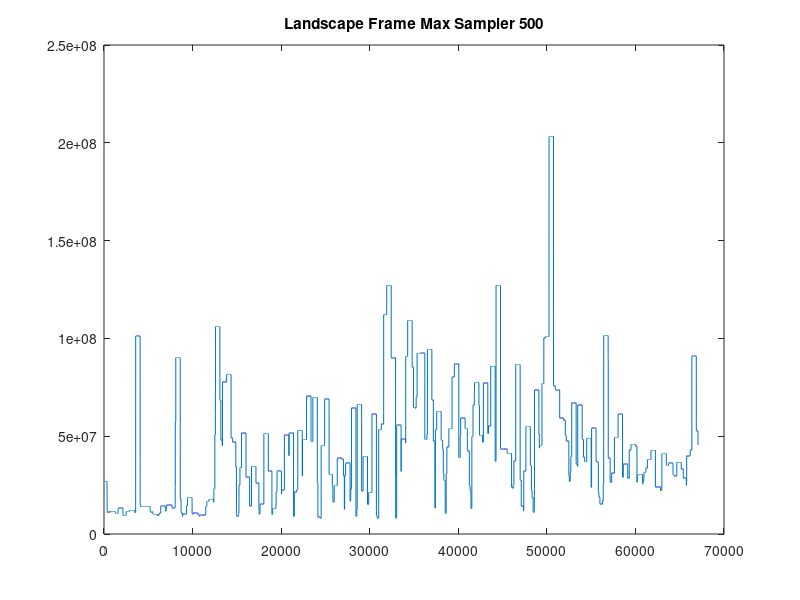
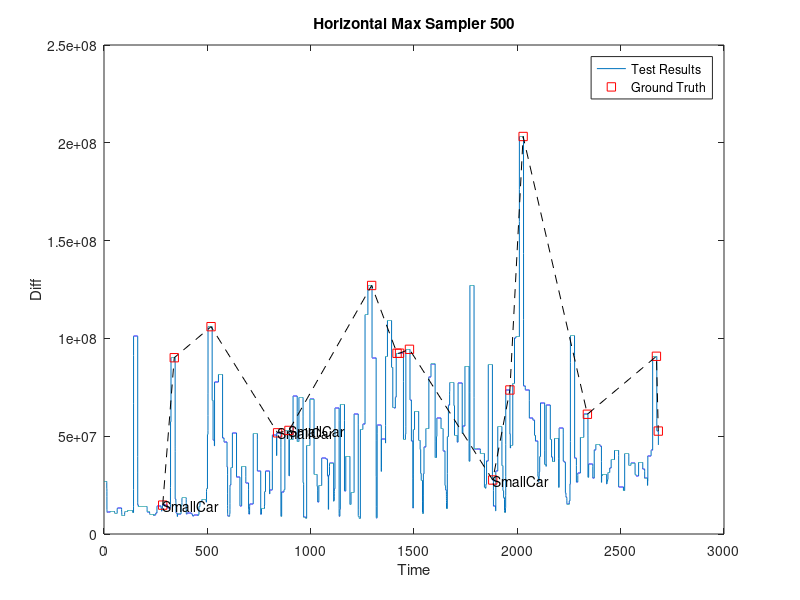
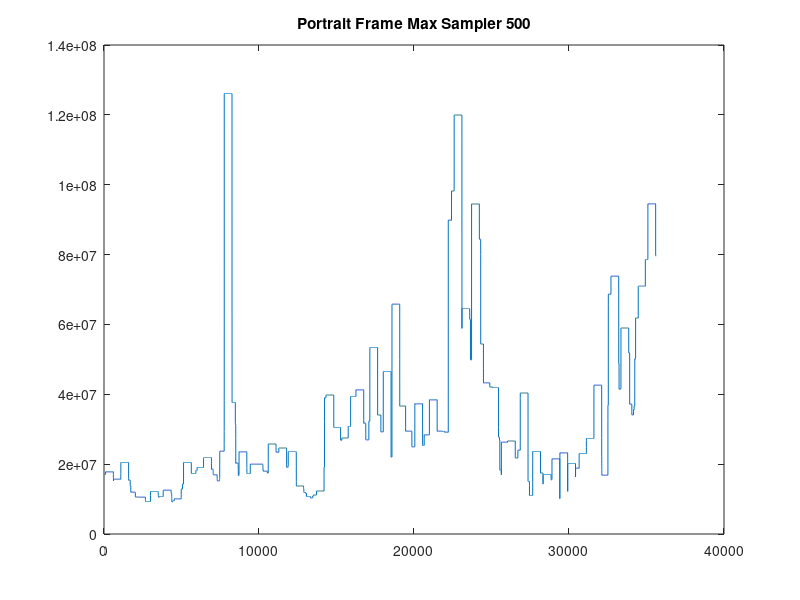
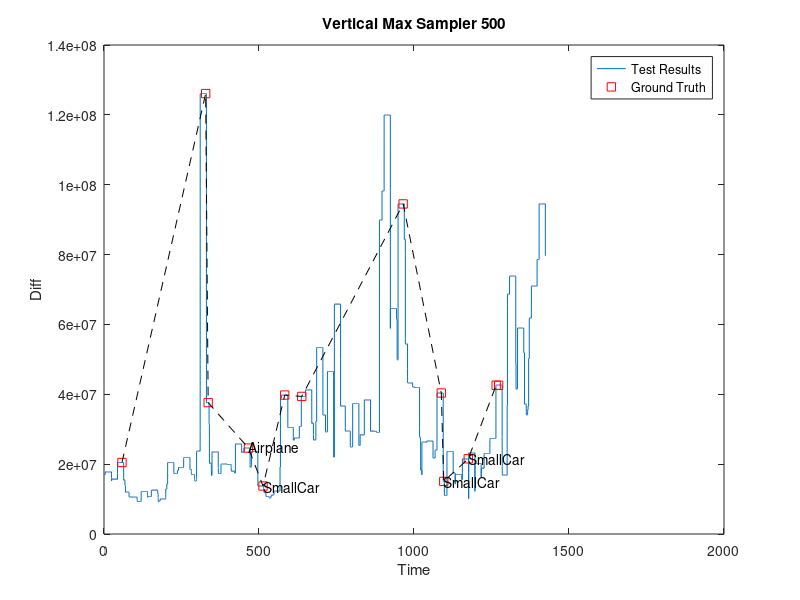

Here is the MATLAB script that generated these plots, in order:
% max sampler 500

% Landscape
A = load('dist.mat','dist_array');
A = A.dist_array;

n = length(A)-500;
B = zeros(1,n);
for i = 251:(length(A)-250)
%     sum = 0;
%     for j = (i-5):(i+5)
%         sum = sum + A(j);
%     end
    B(i-250) = max(A((i-250):(i+250)));
end
save max500 B;

figure
plot(1:(length(A)-500), B);
title('Landscape Frame Max Sampler 500');

t1 = (length(A)-500) * 0.04;
figure
plot(0.04:0.04:t1, B);
title('Horizontal Max Sampler 500');
xlabel('Time');ylabel('Diff');
hold on 
% Plot ground truth 
xx1 = 284; yy1 = B(floor(xx1/0.04));
plot(xx1, yy1, 'rs');
text(xx1,yy1,['SmallCar']);
hold on
xx2 = 340; yy2 = B(floor(xx2/0.04));
plot(xx2, yy2, 'rs');
hold on
xx3 = 518; yy3 = B(floor(xx3/0.04));
plot(xx3, yy3, 'rs');
hold on
xx4 = 840; yy4 = B(floor(xx4/0.04));
plot(xx4, yy4, 'rs');
text(xx4,yy4,['SmallCar']);
hold on
xx5 = 895; yy5 = B(floor(xx5/0.04));
plot(xx5, yy5, 'rs');
text(xx5,yy5,['SmallCar']);
hold on
xx6 = 1295; yy6 = B(floor(xx6/0.04));
plot(xx6, yy6, 'rs');
hold on
xx7 = 1418; yy7 = B(floor(xx7/0.04));
plot(xx7, yy7, 'rs');
hold on
xx8 = 1430; yy8 = B(floor(xx8/0.04));
plot(xx8, yy8, 'rs');
hold on
xx9 = 1478; yy9 = B(floor(xx9/0.04));
plot(xx9, yy9, 'rs');
hold on
xx10 = 1881; yy10 = B(floor(xx10/0.04));
plot(xx10, yy10, 'rs');
text(xx10,yy10,['SmallCar']);
hold on
xx11 = 1964; yy11 = B(floor(xx11/0.04));
plot(xx11, yy11, 'rs');
hold on
xx12 = 2028; yy12 = B(floor(xx12/0.04));
plot(xx12, yy12, 'rs');
hold on
xx13 = 2339; yy13 = B(floor(xx13/0.04));
plot(xx13, yy13, 'rs');
hold on
xx14 = 2673; yy14 = B(floor(xx14/0.04));
plot(xx14, yy14, 'rs');
hold on
xx15 = 2682; yy15 = B(floor(xx15/0.04));
plot(xx15, yy15, 'rs');
hold on
XX = [xx1,xx2,xx3,xx4,xx5,xx6,xx7,xx8,xx9,xx10,xx11,xx12,xx13,xx14,xx15];
YY = [yy1,yy2,yy3,yy4,yy5,yy6,yy7,yy8,yy9,yy10,yy11,yy12,yy13,yy14,yy15];
plot(XX,YY,'k--');
legend('Test Results','Ground Truth');
% hold on 
% plot([0 (t1+200)],[yy11 yy11],'m');
% Threshold


% Portrait
A1 = load('dist1.mat','dist_array1');
A1 = A1.dist_array1;

n1 = length(A1)-500;
B1 = zeros(1,n1);
for i = 251:(length(A1)-250)
%     sum = 0;
%     for j = (i-5):(i+5)
%         sum = sum + A(j);
%     end
    B1(i-250) = max(A1((i-250):(i+250)));
end

figure
plot(1:(length(A1)-500), B1);
title('Portrait Frame Max Sampler 500');

t2 = (length(A1)-500) * 0.04;
% t2 = 1350;
figure
plot(0.04:0.04:t2, B1);
title('Vertical Max Sampler 500');
xlabel('Time');ylabel('Diff');
hold on 
% Plot ground truth 
x1 = 58; y1 = B1(floor(x1/0.04));
plot(x1, y1, 'rs');
hold on
x2 = 328; y2 = B1(floor(x2/0.04));
plot(x2, y2, 'rs');
hold on
x3 = 336; y3 = B1(floor(x3/0.04));
plot(x3, y3, 'rs');
hold on
x4 = 466; y4 = B1(floor(x4/0.04));
plot(x4, y4, 'rs');
text(x4,y4,['Airplane']);
hold on
x5 = 513; y5 = B1(floor(x5/0.04));
plot(x5, y5, 'rs');
text(x5,y5,['SmallCar']);
hold on
x6 = 583; y6 = B1(floor(x6/0.04));
plot(x6, y6, 'rs');
hold on
x7 = 638; y7 = B1(floor(x7/0.04));
plot(x7, y7, 'rs');
hold on
x8 = 965; y8 = B1(floor(x8/0.04));
plot(x8, y8, 'rs');
hold on
x9 = 1088; y9 = B1(floor(x9/0.04));
plot(x9, y9, 'rs');
hold on
x10 = 1096; y10 = B1(floor(x10/0.04));
plot(x10, y10, 'rs');
text(x10,y10,['SmallCar']);
hold on
x11 = 1175; y11 = B1(floor(x11/0.04));
plot(x11, y11, 'rs');
text(x11,y11,['SmallCar']);
hold on
x12 = 1265; y12 = B1(floor(x12/0.04));
plot(x12, y12, 'rs');
hold on
x13 = 1273; y13 = B1(floor(x13/0.04));
plot(x13, y13, 'rs');
hold on
X = [x1,x2,x3,x4,x5,x6,x7,x8,x9,x10,x11,x12,x13];
Y = [y1,y2,y3,y4,y5,y6,y7,y8,y9,y10,y11,y12,y13];
plot(X,Y,'k--');
legend('Test Results','Ground Truth');
% hold on 
% plot([0 (t2+100)],[y3 y3],'m');
% Threshold